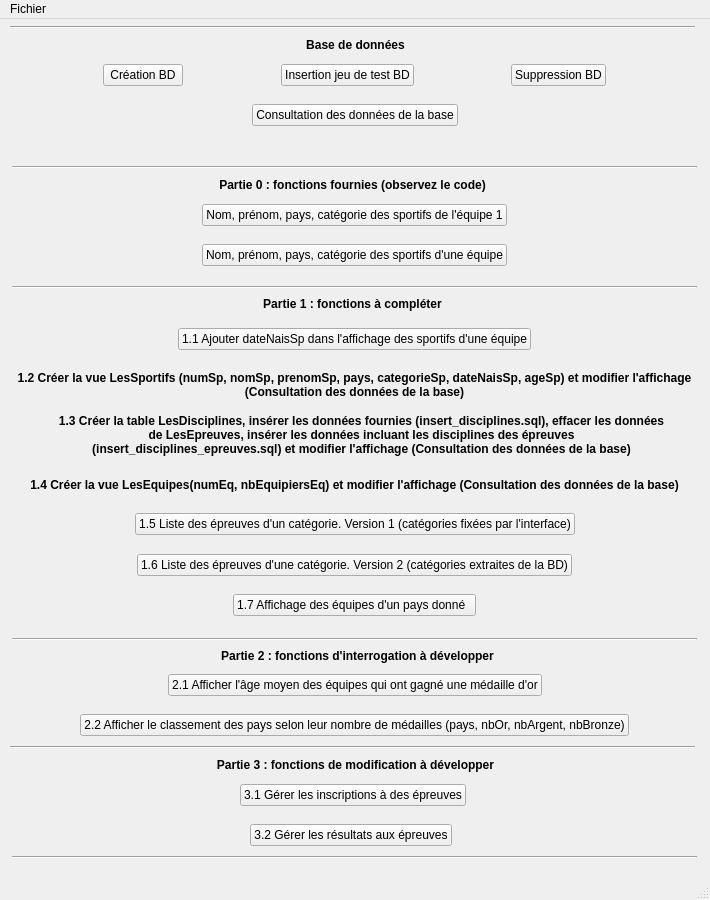
<?xml version="1.0" encoding="UTF-8"?>
<ui version="4.0">
 <class>MainWindow</class>
 <widget class="QMainWindow" name="MainWindow">
  <property name="geometry">
   <rect>
    <x>0</x>
    <y>0</y>
    <width>710</width>
    <height>900</height>
   </rect>
  </property>
  <property name="windowTitle">
   <string>Projet Jeux Olympiques</string>
  </property>
  <widget class="QWidget" name="centralwidget">
   <widget class="Line" name="line">
    <property name="geometry">
     <rect>
      <x>10</x>
      <y>0</y>
      <width>685</width>
      <height>16</height>
     </rect>
    </property>
    <property name="orientation">
     <enum>Qt::Horizontal</enum>
    </property>
   </widget>
   <widget class="QLabel" name="label">
    <property name="geometry">
     <rect>
      <x>10</x>
      <y>10</y>
      <width>691</width>
      <height>31</height>
     </rect>
    </property>
    <property name="font">
     <font>
      <weight>75</weight>
      <bold>true</bold>
     </font>
    </property>
    <property name="text">
     <string>Base de données</string>
    </property>
    <property name="alignment">
     <set>Qt::AlignCenter</set>
    </property>
   </widget>
   <widget class="Line" name="line_2">
    <property name="geometry">
     <rect>
      <x>12</x>
      <y>140</y>
      <width>685</width>
      <height>16</height>
     </rect>
    </property>
    <property name="orientation">
     <enum>Qt::Horizontal</enum>
    </property>
   </widget>
   <widget class="QLabel" name="label_3">
    <property name="geometry">
     <rect>
      <x>7</x>
      <y>150</y>
      <width>691</width>
      <height>31</height>
     </rect>
    </property>
    <property name="font">
     <font>
      <weight>75</weight>
      <bold>true</bold>
     </font>
    </property>
    <property name="text">
     <string>Partie 0 : fonctions fournies (observez le code)</string>
    </property>
    <property name="alignment">
     <set>Qt::AlignCenter</set>
    </property>
   </widget>
   <widget class="Line" name="line_3">
    <property name="geometry">
     <rect>
      <x>12</x>
      <y>260</y>
      <width>685</width>
      <height>16</height>
     </rect>
    </property>
    <property name="orientation">
     <enum>Qt::Horizontal</enum>
    </property>
   </widget>
   <widget class="QLabel" name="label_4">
    <property name="geometry">
     <rect>
      <x>7</x>
      <y>269</y>
      <width>691</width>
      <height>31</height>
     </rect>
    </property>
    <property name="font">
     <font>
      <weight>75</weight>
      <bold>true</bold>
     </font>
    </property>
    <property name="text">
     <string>Partie 1 : fonctions à compléter</string>
    </property>
    <property name="alignment">
     <set>Qt::AlignCenter</set>
    </property>
   </widget>
   <widget class="QLabel" name="label_7">
    <property name="geometry">
     <rect>
      <x>12</x>
      <y>350</y>
      <width>685</width>
      <height>31</height>
     </rect>
    </property>
    <property name="font">
     <font>
      <weight>75</weight>
      <bold>true</bold>
     </font>
    </property>
    <property name="text">
     <string>1.2 Créer la vue LesSportifs (numSp, nomSp, prenomSp, pays, categorieSp, dateNaisSp, ageSp) et modifier l'affichage (Consultation des données de la base)</string>
    </property>
    <property name="alignment">
     <set>Qt::AlignCenter</set>
    </property>
    <property name="wordWrap">
     <bool>true</bool>
    </property>
   </widget>
   <widget class="QLabel" name="label_8">
    <property name="geometry">
     <rect>
      <x>56</x>
      <y>390</y>
      <width>611</width>
      <height>51</height>
     </rect>
    </property>
    <property name="font">
     <font>
      <weight>75</weight>
      <bold>true</bold>
     </font>
    </property>
    <property name="text">
     <string>1.3 Créer la table LesDisciplines, insérer les données fournies (insert_disciplines.sql), effacer les données de LesEpreuves, insérer les données incluant les disciplines des épreuves (insert_disciplines_epreuves.sql) et modifier l'affichage (Consultation des données de la base)</string>
    </property>
    <property name="alignment">
     <set>Qt::AlignCenter</set>
    </property>
    <property name="wordWrap">
     <bool>true</bool>
    </property>
   </widget>
   <widget class="QLabel" name="label_9">
    <property name="geometry">
     <rect>
      <x>12</x>
      <y>450</y>
      <width>685</width>
      <height>31</height>
     </rect>
    </property>
    <property name="font">
     <font>
      <weight>75</weight>
      <bold>true</bold>
     </font>
    </property>
    <property name="text">
     <string>1.4 Créer la vue LesEquipes(numEq, nbEquipiersEq) et modifier l'affichage (Consultation des données de la base)</string>
    </property>
    <property name="alignment">
     <set>Qt::AlignCenter</set>
    </property>
    <property name="wordWrap">
     <bool>true</bool>
    </property>
   </widget>
   <widget class="Line" name="line_4">
    <property name="geometry">
     <rect>
      <x>12</x>
      <y>612</y>
      <width>685</width>
      <height>16</height>
     </rect>
    </property>
    <property name="orientation">
     <enum>Qt::Horizontal</enum>
    </property>
   </widget>
   <widget class="QLabel" name="label_5">
    <property name="geometry">
     <rect>
      <x>12</x>
      <y>621</y>
      <width>691</width>
      <height>31</height>
     </rect>
    </property>
    <property name="font">
     <font>
      <weight>75</weight>
      <bold>true</bold>
     </font>
    </property>
    <property name="text">
     <string>Partie 2 : fonctions d'interrogation à développer</string>
    </property>
    <property name="alignment">
     <set>Qt::AlignCenter</set>
    </property>
   </widget>
   <widget class="Line" name="line_5">
    <property name="geometry">
     <rect>
      <x>10</x>
      <y>720</y>
      <width>685</width>
      <height>16</height>
     </rect>
    </property>
    <property name="orientation">
     <enum>Qt::Horizontal</enum>
    </property>
   </widget>
   <widget class="QLabel" name="label_6">
    <property name="geometry">
     <rect>
      <x>10</x>
      <y>735</y>
      <width>691</width>
      <height>21</height>
     </rect>
    </property>
    <property name="font">
     <font>
      <weight>75</weight>
      <bold>true</bold>
     </font>
    </property>
    <property name="text">
     <string>Partie 3 : fonctions de modification à développer</string>
    </property>
    <property name="alignment">
     <set>Qt::AlignCenter</set>
    </property>
   </widget>
   <widget class="Line" name="line_6">
    <property name="geometry">
     <rect>
      <x>12</x>
      <y>830</y>
      <width>685</width>
      <height>16</height>
     </rect>
    </property>
    <property name="orientation">
     <enum>Qt::Horizontal</enum>
    </property>
   </widget>
   <widget class="QLabel" name="label_2">
    <property name="geometry">
     <rect>
      <x>10</x>
      <y>120</y>
      <width>689</width>
      <height>19</height>
     </rect>
    </property>
    <property name="text">
     <string/>
    </property>
    <property name="alignment">
     <set>Qt::AlignCenter</set>
    </property>
   </widget>
   <widget class="QWidget" name="layoutWidget">
    <property name="geometry">
     <rect>
      <x>12</x>
      <y>40</y>
      <width>685</width>
      <height>32</height>
     </rect>
    </property>
    <layout class="QHBoxLayout" name="horizontalLayout">
     <item>
      <spacer name="horizontalSpacer">
       <property name="orientation">
        <enum>Qt::Horizontal</enum>
       </property>
       <property name="sizeHint" stdset="0">
        <size>
         <width>40</width>
         <height>20</height>
        </size>
       </property>
      </spacer>
     </item>
     <item>
      <widget class="QPushButton" name="pushButton">
       <property name="text">
        <string>Création BD</string>
       </property>
      </widget>
     </item>
     <item>
      <spacer name="horizontalSpacer_2">
       <property name="orientation">
        <enum>Qt::Horizontal</enum>
       </property>
       <property name="sizeHint" stdset="0">
        <size>
         <width>40</width>
         <height>20</height>
        </size>
       </property>
      </spacer>
     </item>
     <item>
      <widget class="QPushButton" name="pushButton_3">
       <property name="text">
        <string>Insertion jeu de test BD</string>
       </property>
      </widget>
     </item>
     <item>
      <spacer name="horizontalSpacer_3">
       <property name="orientation">
        <enum>Qt::Horizontal</enum>
       </property>
       <property name="sizeHint" stdset="0">
        <size>
         <width>40</width>
         <height>20</height>
        </size>
       </property>
      </spacer>
     </item>
     <item>
      <widget class="QPushButton" name="pushButton_2">
       <property name="text">
        <string>Suppression BD</string>
       </property>
      </widget>
     </item>
     <item>
      <spacer name="horizontalSpacer_4">
       <property name="orientation">
        <enum>Qt::Horizontal</enum>
       </property>
       <property name="sizeHint" stdset="0">
        <size>
         <width>40</width>
         <height>20</height>
        </size>
       </property>
      </spacer>
     </item>
    </layout>
   </widget>
   <widget class="QWidget" name="layoutWidget">
    <property name="geometry">
     <rect>
      <x>12</x>
      <y>80</y>
      <width>685</width>
      <height>32</height>
     </rect>
    </property>
    <layout class="QHBoxLayout" name="horizontalLayout_13">
     <item>
      <spacer name="horizontalSpacer_28">
       <property name="orientation">
        <enum>Qt::Horizontal</enum>
       </property>
       <property name="sizeHint" stdset="0">
        <size>
         <width>40</width>
         <height>20</height>
        </size>
       </property>
      </spacer>
     </item>
     <item>
      <widget class="QPushButton" name="pushButton_15">
       <property name="text">
        <string>Consultation des données de la base</string>
       </property>
      </widget>
     </item>
     <item>
      <spacer name="horizontalSpacer_27">
       <property name="orientation">
        <enum>Qt::Horizontal</enum>
       </property>
       <property name="sizeHint" stdset="0">
        <size>
         <width>40</width>
         <height>20</height>
        </size>
       </property>
      </spacer>
     </item>
    </layout>
   </widget>
   <widget class="QWidget" name="layoutWidget">
    <property name="geometry">
     <rect>
      <x>12</x>
      <y>180</y>
      <width>685</width>
      <height>32</height>
     </rect>
    </property>
    <layout class="QHBoxLayout" name="horizontalLayout_2">
     <item>
      <spacer name="horizontalSpacer_7">
       <property name="orientation">
        <enum>Qt::Horizontal</enum>
       </property>
       <property name="sizeHint" stdset="0">
        <size>
         <width>40</width>
         <height>20</height>
        </size>
       </property>
      </spacer>
     </item>
     <item>
      <widget class="QPushButton" name="pushButton_4">
       <property name="text">
        <string>Nom, prénom, pays, catégorie des sportifs de l'équipe 1</string>
       </property>
      </widget>
     </item>
     <item>
      <spacer name="horizontalSpacer_5">
       <property name="orientation">
        <enum>Qt::Horizontal</enum>
       </property>
       <property name="sizeHint" stdset="0">
        <size>
         <width>40</width>
         <height>20</height>
        </size>
       </property>
      </spacer>
     </item>
    </layout>
   </widget>
   <widget class="QWidget" name="layoutWidget">
    <property name="geometry">
     <rect>
      <x>12</x>
      <y>220</y>
      <width>685</width>
      <height>32</height>
     </rect>
    </property>
    <layout class="QHBoxLayout" name="horizontalLayout_3">
     <item>
      <spacer name="horizontalSpacer_8">
       <property name="orientation">
        <enum>Qt::Horizontal</enum>
       </property>
       <property name="sizeHint" stdset="0">
        <size>
         <width>40</width>
         <height>20</height>
        </size>
       </property>
      </spacer>
     </item>
     <item>
      <widget class="QPushButton" name="pushButton_5">
       <property name="text">
        <string>Nom, prénom, pays, catégorie des sportifs d'une équipe</string>
       </property>
      </widget>
     </item>
     <item>
      <spacer name="horizontalSpacer_6">
       <property name="orientation">
        <enum>Qt::Horizontal</enum>
       </property>
       <property name="sizeHint" stdset="0">
        <size>
         <width>40</width>
         <height>20</height>
        </size>
       </property>
      </spacer>
     </item>
    </layout>
   </widget>
   <widget class="QWidget" name="layoutWidget">
    <property name="geometry">
     <rect>
      <x>12</x>
      <y>304</y>
      <width>685</width>
      <height>32</height>
     </rect>
    </property>
    <layout class="QHBoxLayout" name="horizontalLayout_4">
     <item>
      <spacer name="horizontalSpacer_10">
       <property name="orientation">
        <enum>Qt::Horizontal</enum>
       </property>
       <property name="sizeHint" stdset="0">
        <size>
         <width>40</width>
         <height>20</height>
        </size>
       </property>
      </spacer>
     </item>
     <item>
      <widget class="QPushButton" name="pushButton_6">
       <property name="text">
        <string>1.1 Ajouter dateNaisSp dans l'affichage des sportifs d'une équipe</string>
       </property>
      </widget>
     </item>
     <item>
      <spacer name="horizontalSpacer_9">
       <property name="orientation">
        <enum>Qt::Horizontal</enum>
       </property>
       <property name="sizeHint" stdset="0">
        <size>
         <width>40</width>
         <height>20</height>
        </size>
       </property>
      </spacer>
     </item>
    </layout>
   </widget>
   <widget class="QWidget" name="layoutWidget">
    <property name="geometry">
     <rect>
      <x>12</x>
      <y>489</y>
      <width>685</width>
      <height>32</height>
     </rect>
    </property>
    <layout class="QHBoxLayout" name="horizontalLayout_5">
     <item>
      <spacer name="horizontalSpacer_12">
       <property name="orientation">
        <enum>Qt::Horizontal</enum>
       </property>
       <property name="sizeHint" stdset="0">
        <size>
         <width>40</width>
         <height>20</height>
        </size>
       </property>
      </spacer>
     </item>
     <item>
      <widget class="QPushButton" name="pushButton_7">
       <property name="text">
        <string>1.5 Liste des épreuves d'un catégorie. Version 1 (catégories fixées par l'interface)</string>
       </property>
      </widget>
     </item>
     <item>
      <spacer name="horizontalSpacer_11">
       <property name="orientation">
        <enum>Qt::Horizontal</enum>
       </property>
       <property name="sizeHint" stdset="0">
        <size>
         <width>40</width>
         <height>20</height>
        </size>
       </property>
      </spacer>
     </item>
    </layout>
   </widget>
   <widget class="QWidget" name="layoutWidget">
    <property name="geometry">
     <rect>
      <x>12</x>
      <y>530</y>
      <width>685</width>
      <height>32</height>
     </rect>
    </property>
    <layout class="QHBoxLayout" name="horizontalLayout_6">
     <item>
      <spacer name="horizontalSpacer_14">
       <property name="orientation">
        <enum>Qt::Horizontal</enum>
       </property>
       <property name="sizeHint" stdset="0">
        <size>
         <width>40</width>
         <height>20</height>
        </size>
       </property>
      </spacer>
     </item>
     <item>
      <widget class="QPushButton" name="pushButton_8">
       <property name="text">
        <string>1.6 Liste des épreuves d'une catégorie. Version 2 (catégories extraites de la BD)</string>
       </property>
      </widget>
     </item>
     <item>
      <spacer name="horizontalSpacer_13">
       <property name="orientation">
        <enum>Qt::Horizontal</enum>
       </property>
       <property name="sizeHint" stdset="0">
        <size>
         <width>40</width>
         <height>20</height>
        </size>
       </property>
      </spacer>
     </item>
    </layout>
   </widget>
   <widget class="QWidget" name="layoutWidget">
    <property name="geometry">
     <rect>
      <x>12</x>
      <y>570</y>
      <width>685</width>
      <height>32</height>
     </rect>
    </property>
    <layout class="QHBoxLayout" name="horizontalLayout_7">
     <item>
      <spacer name="horizontalSpacer_16">
       <property name="orientation">
        <enum>Qt::Horizontal</enum>
       </property>
       <property name="sizeHint" stdset="0">
        <size>
         <width>40</width>
         <height>20</height>
        </size>
       </property>
      </spacer>
     </item>
     <item>
      <widget class="QPushButton" name="pushButton_9">
       <property name="text">
        <string>1.7 Affichage des équipes d'un pays donné  </string>
       </property>
      </widget>
     </item>
     <item>
      <spacer name="horizontalSpacer_15">
       <property name="orientation">
        <enum>Qt::Horizontal</enum>
       </property>
       <property name="sizeHint" stdset="0">
        <size>
         <width>40</width>
         <height>20</height>
        </size>
       </property>
      </spacer>
     </item>
    </layout>
   </widget>
   <widget class="QWidget" name="layoutWidget">
    <property name="geometry">
     <rect>
      <x>12</x>
      <y>650</y>
      <width>685</width>
      <height>32</height>
     </rect>
    </property>
    <layout class="QHBoxLayout" name="horizontalLayout_8">
     <item>
      <spacer name="horizontalSpacer_18">
       <property name="orientation">
        <enum>Qt::Horizontal</enum>
       </property>
       <property name="sizeHint" stdset="0">
        <size>
         <width>40</width>
         <height>20</height>
        </size>
       </property>
      </spacer>
     </item>
     <item>
      <widget class="QPushButton" name="pushButton_10">
       <property name="text">
        <string>2.1 Afficher l'âge moyen des équipes qui ont gagné une médaille d'or</string>
       </property>
      </widget>
     </item>
     <item>
      <spacer name="horizontalSpacer_17">
       <property name="orientation">
        <enum>Qt::Horizontal</enum>
       </property>
       <property name="sizeHint" stdset="0">
        <size>
         <width>40</width>
         <height>20</height>
        </size>
       </property>
      </spacer>
     </item>
    </layout>
   </widget>
   <widget class="QWidget" name="layoutWidget">
    <property name="geometry">
     <rect>
      <x>12</x>
      <y>690</y>
      <width>685</width>
      <height>32</height>
     </rect>
    </property>
    <layout class="QHBoxLayout" name="horizontalLayout_9">
     <item>
      <spacer name="horizontalSpacer_20">
       <property name="orientation">
        <enum>Qt::Horizontal</enum>
       </property>
       <property name="sizeHint" stdset="0">
        <size>
         <width>40</width>
         <height>20</height>
        </size>
       </property>
      </spacer>
     </item>
     <item>
      <widget class="QPushButton" name="pushButton_11">
       <property name="text">
        <string>2.2 Afficher le classement des pays selon leur nombre de médailles (pays, nbOr, nbArgent, nbBronze)</string>
       </property>
      </widget>
     </item>
     <item>
      <spacer name="horizontalSpacer_19">
       <property name="orientation">
        <enum>Qt::Horizontal</enum>
       </property>
       <property name="sizeHint" stdset="0">
        <size>
         <width>40</width>
         <height>20</height>
        </size>
       </property>
      </spacer>
     </item>
    </layout>
   </widget>
   <widget class="QWidget" name="layoutWidget">
    <property name="geometry">
     <rect>
      <x>10</x>
      <y>760</y>
      <width>685</width>
      <height>32</height>
     </rect>
    </property>
    <layout class="QHBoxLayout" name="horizontalLayout_11">
     <item>
      <spacer name="horizontalSpacer_24">
       <property name="orientation">
        <enum>Qt::Horizontal</enum>
       </property>
       <property name="sizeHint" stdset="0">
        <size>
         <width>40</width>
         <height>20</height>
        </size>
       </property>
      </spacer>
     </item>
     <item>
      <widget class="QPushButton" name="pushButton_13">
       <property name="text">
        <string>3.1 Gérer les inscriptions à des épreuves</string>
       </property>
      </widget>
     </item>
     <item>
      <spacer name="horizontalSpacer_23">
       <property name="orientation">
        <enum>Qt::Horizontal</enum>
       </property>
       <property name="sizeHint" stdset="0">
        <size>
         <width>40</width>
         <height>20</height>
        </size>
       </property>
      </spacer>
     </item>
    </layout>
   </widget>
   <widget class="QWidget" name="layoutWidget">
    <property name="geometry">
     <rect>
      <x>10</x>
      <y>800</y>
      <width>681</width>
      <height>32</height>
     </rect>
    </property>
    <layout class="QHBoxLayout" name="horizontalLayout_12">
     <item>
      <spacer name="horizontalSpacer_26">
       <property name="orientation">
        <enum>Qt::Horizontal</enum>
       </property>
       <property name="sizeHint" stdset="0">
        <size>
         <width>40</width>
         <height>20</height>
        </size>
       </property>
      </spacer>
     </item>
     <item>
      <widget class="QPushButton" name="pushButton_14">
       <property name="text">
        <string>3.2 Gérer les résultats aux épreuves</string>
       </property>
      </widget>
     </item>
     <item>
      <spacer name="horizontalSpacer_25">
       <property name="orientation">
        <enum>Qt::Horizontal</enum>
       </property>
       <property name="sizeHint" stdset="0">
        <size>
         <width>40</width>
         <height>20</height>
        </size>
       </property>
      </spacer>
     </item>
    </layout>
   </widget>
  </widget>
  <widget class="QMenuBar" name="menubar">
   <property name="geometry">
    <rect>
     <x>0</x>
     <y>0</y>
     <width>710</width>
     <height>22</height>
    </rect>
   </property>
   <widget class="QMenu" name="menuFiles">
    <property name="title">
     <string>Fichier</string>
    </property>
    <addaction name="actionQuitter"/>
   </widget>
   <addaction name="menuFiles"/>
  </widget>
  <widget class="QStatusBar" name="statusbar"/>
  <action name="actionQuitter">
   <property name="text">
    <string>Quitter</string>
   </property>
  </action>
 </widget>
 <resources/>
 <connections>
  <connection>
   <sender>actionQuitter</sender>
   <signal>triggered()</signal>
   <receiver>MainWindow</receiver>
   <slot>close()</slot>
   <hints>
    <hint type="sourcelabel">
     <x>-1</x>
     <y>-1</y>
    </hint>
    <hint type="destinationlabel">
     <x>399</x>
     <y>299</y>
    </hint>
   </hints>
  </connection>
  <connection>
   <sender>pushButton</sender>
   <signal>clicked()</signal>
   <receiver>MainWindow</receiver>
   <slot>createDB()</slot>
   <hints>
    <hint type="sourcelabel">
     <x>156</x>
     <y>85</y>
    </hint>
    <hint type="destinationlabel">
     <x>135</x>
     <y>130</y>
    </hint>
   </hints>
  </connection>
  <connection>
   <sender>pushButton_3</sender>
   <signal>clicked()</signal>
   <receiver>MainWindow</receiver>
   <slot>insertDB()</slot>
   <hints>
    <hint type="sourcelabel">
     <x>356</x>
     <y>85</y>
    </hint>
    <hint type="destinationlabel">
     <x>388</x>
     <y>127</y>
    </hint>
   </hints>
  </connection>
  <connection>
   <sender>pushButton_2</sender>
   <signal>clicked()</signal>
   <receiver>MainWindow</receiver>
   <slot>deleteDB()</slot>
   <hints>
    <hint type="sourcelabel">
     <x>516</x>
     <y>85</y>
    </hint>
    <hint type="destinationlabel">
     <x>598</x>
     <y>139</y>
    </hint>
   </hints>
  </connection>
  <connection>
   <sender>pushButton_15</sender>
   <signal>clicked()</signal>
   <receiver>MainWindow</receiver>
   <slot>openData()</slot>
   <hints>
    <hint type="sourcelabel">
     <x>447</x>
     <y>128</y>
    </hint>
    <hint type="destinationlabel">
     <x>498</x>
     <y>183</y>
    </hint>
   </hints>
  </connection>
  <connection>
   <sender>pushButton_4</sender>
   <signal>clicked()</signal>
   <receiver>MainWindow</receiver>
   <slot>open_fct_fournie_1()</slot>
   <hints>
    <hint type="sourcelabel">
     <x>494</x>
     <y>228</y>
    </hint>
    <hint type="destinationlabel">
     <x>79</x>
     <y>174</y>
    </hint>
   </hints>
  </connection>
  <connection>
   <sender>pushButton_5</sender>
   <signal>clicked()</signal>
   <receiver>MainWindow</receiver>
   <slot>open_fct_fournie_2()</slot>
   <hints>
    <hint type="sourcelabel">
     <x>494</x>
     <y>268</y>
    </hint>
    <hint type="destinationlabel">
     <x>116</x>
     <y>221</y>
    </hint>
   </hints>
  </connection>
  <connection>
   <sender>pushButton_6</sender>
   <signal>clicked()</signal>
   <receiver>MainWindow</receiver>
   <slot>open_fct_comp_1()</slot>
   <hints>
    <hint type="sourcelabel">
     <x>515</x>
     <y>352</y>
    </hint>
    <hint type="destinationlabel">
     <x>515</x>
     <y>274</y>
    </hint>
   </hints>
  </connection>
  <connection>
   <sender>pushButton_7</sender>
   <signal>clicked()</signal>
   <receiver>MainWindow</receiver>
   <slot>open_fct_comp_2()</slot>
   <hints>
    <hint type="sourcelabel">
     <x>555</x>
     <y>537</y>
    </hint>
    <hint type="destinationlabel">
     <x>576</x>
     <y>305</y>
    </hint>
   </hints>
  </connection>
  <connection>
   <sender>pushButton_8</sender>
   <signal>clicked()</signal>
   <receiver>MainWindow</receiver>
   <slot>open_fct_comp_3()</slot>
   <hints>
    <hint type="sourcelabel">
     <x>553</x>
     <y>578</y>
    </hint>
    <hint type="destinationlabel">
     <x>551</x>
     <y>342</y>
    </hint>
   </hints>
  </connection>
  <connection>
   <sender>pushButton_9</sender>
   <signal>clicked()</signal>
   <receiver>MainWindow</receiver>
   <slot>open_fct_comp_4()</slot>
   <hints>
    <hint type="sourcelabel">
     <x>465</x>
     <y>618</y>
    </hint>
    <hint type="destinationlabel">
     <x>521</x>
     <y>367</y>
    </hint>
   </hints>
  </connection>
  <connection>
   <sender>pushButton_11</sender>
   <signal>clicked()</signal>
   <receiver>MainWindow</receiver>
   <slot>open_fct_inte_2()</slot>
   <hints>
    <hint type="sourcelabel">
     <x>563</x>
     <y>729</y>
    </hint>
    <hint type="destinationlabel">
     <x>643</x>
     <y>727</y>
    </hint>
   </hints>
  </connection>
  <connection>
   <sender>pushButton_10</sender>
   <signal>clicked()</signal>
   <receiver>MainWindow</receiver>
   <slot>open_fct_inte_1()</slot>
   <hints>
    <hint type="sourcelabel">
     <x>505</x>
     <y>691</y>
    </hint>
    <hint type="destinationlabel">
     <x>598</x>
     <y>688</y>
    </hint>
   </hints>
  </connection>
  <connection>
   <sender>pushButton_13</sender>
   <signal>clicked()</signal>
   <receiver>MainWindow</receiver>
   <slot>open_fct_modi_1()</slot>
   <hints>
    <hint type="sourcelabel">
     <x>454</x>
     <y>808</y>
    </hint>
    <hint type="destinationlabel">
     <x>572</x>
     <y>798</y>
    </hint>
   </hints>
  </connection>
  <connection>
   <sender>pushButton_14</sender>
   <signal>clicked()</signal>
   <receiver>MainWindow</receiver>
   <slot>open_fct_modi_2()</slot>
   <hints>
    <hint type="sourcelabel">
     <x>413</x>
     <y>841</y>
    </hint>
    <hint type="destinationlabel">
     <x>531</x>
     <y>836</y>
    </hint>
   </hints>
  </connection>
 </connections>
 <slots>
  <slot>createDB()</slot>
  <slot>insertDB()</slot>
  <slot>deleteDB()</slot>
  <slot>openData()</slot>
  <slot>openAddUser()</slot>
  <slot>openDelUser()</slot>
  <slot>open_fct_fournie_1()</slot>
  <slot>open_fct_fournie_2()</slot>
  <slot>open_fct_comp_1()</slot>
  <slot>open_fct_comp_2()</slot>
  <slot>open_fct_comp_3()</slot>
  <slot>open_fct_comp_4()</slot>
  <slot>open_fct_inte_2()</slot>
  <slot>open_fct_inte_1()</slot>
  <slot>open_fct_modi_1()</slot>
  <slot>open_fct_modi_2()</slot>
 </slots>
</ui>
